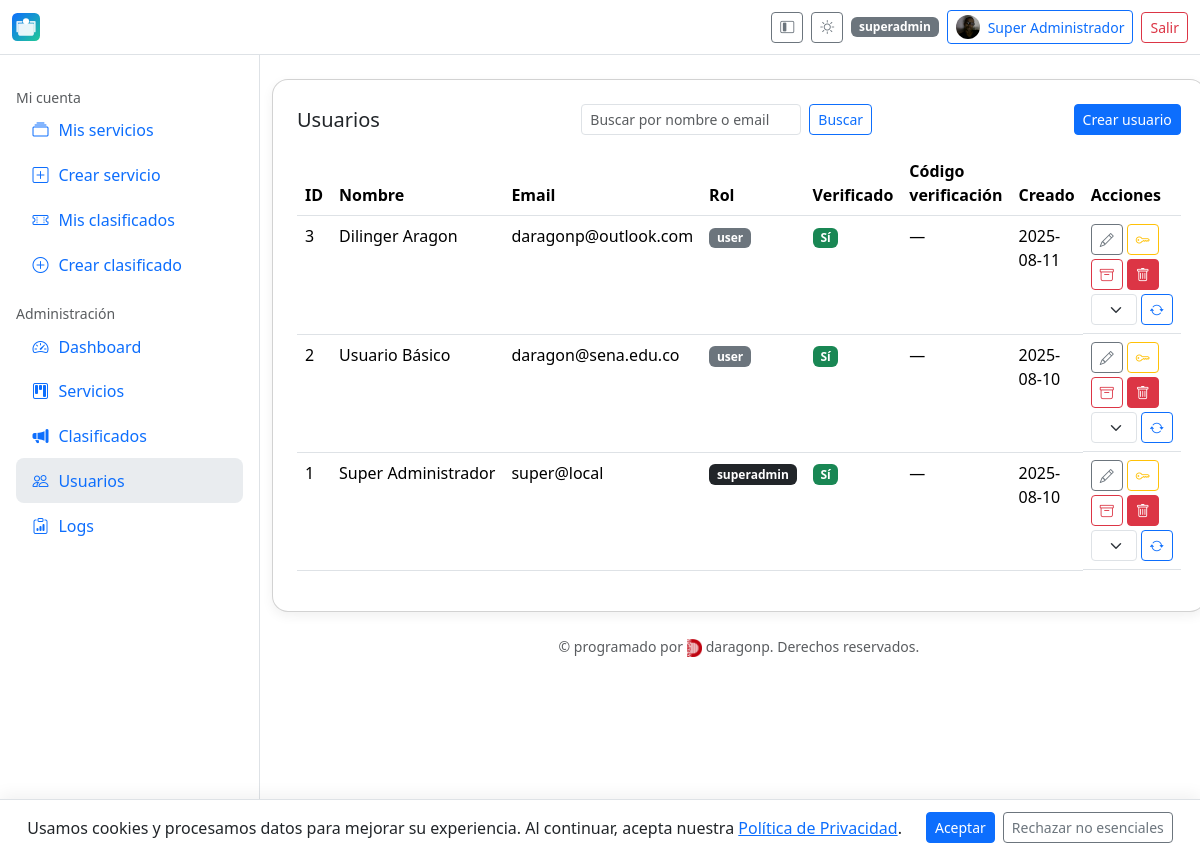
The app's page /admin/users (signed in) with its own data.
### app/models.py (models this page shows, shortened)
class User(db.Model, UserMixin):
    __tablename__ = "user"
    id = db.Column(db.Integer, primary_key=True)
    name = db.Column(db.String(150), nullable=False)
    email = db.Column(db.String(255), unique=True, index=True, nullable=False)
    phone = db.Column(db.String(50))
    address = db.Column(db.String(255))
    avatar_url = db.Column(db.String(500))
    password_hash = db.Column(db.String(255), nullable=False)
    role = db.Column(db.String(20), default="user")  # user | admin | superadmin
    is_verified = db.Column(db.Boolean, default=False)
    verification_code = db.Column(db.String(10))
    is_deleted = db.Column(db.Boolean, default=False)
    created_at = db.Column(db.DateTime, default=datetime.utcnow)
    services = db.relationship(
        "Service",
        backref="owner",
        lazy="dynamic",
        foreign_keys="Service.owner_id",
    )
    classifieds = db.relationship(
        "Classified",
        backref="owner",
        lazy="dynamic",
        foreign_keys="Classified.owner_id",
    )

### app/admin.py (the view)
@admin_bp.route("/users")
@login_required
def users():
    if not _require_admin():
        return ("Forbidden", 403)
    q = (request.args.get("q") or "").strip()
    base = User.query.filter(User.is_deleted == False)
    if _is_super():
        query = base
    else:
        query = base.filter(User.role == "user")
    if q:
        like = f"%{q}%"
        query = query.filter(or_(User.name.ilike(like), User.email.ilike(like)))
    items = query.order_by(User.created_at.desc()).limit(1000).all()
    return render_template("admin/users.html", items=items, q=q)

### app/admin.py (called while the page is built)
def _require_admin():
    return current_user.is_authenticated and current_user.role in ("admin", "superadmin")

@admin_bp.before_request
def _check_admin():
    if request.endpoint and request.endpoint.startswith("admin.") and not _require_admin():
        return ("Forbidden", 403)

def _is_super():
    return current_user.is_authenticated and current_user.role == "superadmin"

### app/templates/admin/users.html (shortened to what this page needs)
{% extends "base.html" %}
{% block content %}
<div class="card card-shadow p-4">
  <div class="d-flex flex-wrap justify-content-between align-items-center mb-3 gap-2">
    <h1 class="h5 m-0">Usuarios</h1>
    <form class="d-flex gap-2" role="search" method="get" action="{{ url_for('admin.users') }}">
      <input name="q" value="{{ q or '' }}" class="form-control form-control-sm" type="search" placeholder="Buscar por nombre o email">
      <button class="btn btn-sm btn-outline-primary" type="submit">Buscar</button>
    </form>
    <a href="{{ url_for('admin.create_user') }}" class="btn btn-primary btn-sm">Crear usuario</a>
  </div>
  <div class="table-responsive">
    <table class="table" id="dt_users">
      <thead>
        <tr>
          <th>ID</th>
          <th>Nombre</th>
          <th>Email</th>
          <th>Rol</th>
          <th>Verificado</th>
          <th>Código verificación</th>
          <th>Creado</th>
          <th>Acciones</th>
        </tr>
      </thead>
      <tbody>
      {% for u in items %}
        <tr>
          <td>{{ u.id }}</td>
          <td class="text-truncate" style="max-width:220px">{{ u.name }}</td>
          <td class="text-truncate" style="max-width:260px">{{ u.email }}</td>
          <td>
            <span class="badge text-bg-{% if u.role=='superadmin' %}dark{% elif u.role=='admin' %}primary{% else %}secondary{% endif %}">
              {{ u.role }}
            </span>
          </td>
          <td>
            {% if u.is_verified %}
              <span class="badge text-bg-success">Sí</span>
            {% else %}
              <span class="badge text-bg-warning">No</span>
            {% endif %}
          </td>
          <td>
            {% if u.is_verified %}
              —
            {% else %}
              <span class="font-monospace">{{ u.verification_code or '' }}</span>
            {% endif %}
          </td>
          <td>{{ u.created_at.strftime('%Y-%m-%d') if u.created_at else '' }}</td>
          <td class="d-flex flex-wrap gap-1">
            <a class="btn btn-sm btn-outline-secondary" href="{{ url_for('admin.edit_user', uid=u.id) }}" title="Editar">
              <i class="bi bi-pencil"></i>
            </a>
            <form method="post" action="{{ url_for('admin.reset_password', uid=u.id) }}">
              <button class="btn btn-sm btn-outline-warning" title="Reset password">
                <i class="bi bi-key"></i>
              </button>
            </form>
            <form method="post" action="{{ url_for('admin.softdelete_user', uid=u.id) }}" onsubmit="return confirmSoft(this)">
              <button class="btn btn-sm btn-outline-danger" title="Papelera">
                <i class="bi bi-archive"></i>
              </button>
            </form>
            {% if current_user.role == 'superadmin' %}
              <form method="post" action="{{ url_for('admin.harddelete_user', uid=u.id) }}" onsubmit="return confirmHard(this)">
                <button class="btn btn-sm btn-danger" title="Eliminar definitivamente">
                  <i class="bi bi-trash"></i>
                </button>
              </form>
              <form method="post" action="{{ url_for('admin.change_role', uid=u.id) }}" class="d-flex gap-1">
                <select name="role" class="form-select form-select-sm">
                  <option value="user" {% if u.role=='user' %}selected{% endif %}>user</option>
                  <option value="superadmin" {% if u.role=='superadmin' %}selected{% endif %}>superadmin</option>
                </select>
                <button class="btn btn-sm btn-outline-primary" title="Cambiar rol">
                  <i class="bi bi-arrow-repeat"></i>
                </button>
              </form>
            {% endif %}
          </td>
        </tr>
      {% endfor %}
      </tbody>
    </table>
  </div>
</div>
{% endblock %}

### app/templates/base.html (shortened to what this page needs)
{% set is_admin = (current_user.is_authenticated and current_user.role in ['admin','superadmin']) %}
<!doctype html>
<html lang="es">
<head>
  <link href="https://cdn.jsdelivr.net/npm/bootstrap@5.3.3/dist/css/bootstrap.min.css" rel="stylesheet">
  <link href="https://cdn.jsdelivr.net/npm/bootstrap-icons@1.11.3/font/bootstrap-icons.css" rel="stylesheet">
  <link href="https://cdn.datatables.net/2.0.8/css/dataTables.bootstrap5.css" rel="stylesheet">
  <link rel="stylesheet" href="{{ url_for('static', filename='css/style.css') }}">
</head>
<body class="bg-body">
<header class="navbar bg-body border-bottom sticky-top" id="appHeader">
  <div class="container-fluid">
    <a class="navbar-brand d-flex align-items-center gap-2" href="{{ url_for('main.index') }}">
      <img src="{{ APP_ICON_URL or url_for('static', filename='icon.svg') }}" alt="icon" style="width:28px;height:28px">
    </a>
    <div class="d-flex align-items-center gap-2">
      <button class="btn btn-sm btn-outline-secondary d-none d-lg-inline-flex" id="btnCollapse" title="Colapsar menú">
        <i class="bi bi-layout-sidebar-inset"></i>
      </button>
      <button class="btn btn-sm btn-outline-secondary" id="themeToggle" type="button" aria-label="Cambiar tema">
        <i class="bi bi-brightness-high" id="icon-sun" style="display:none"></i>
      </button>
      {% if current_user.is_authenticated %}
        <span class="badge text-bg-secondary d-none d-md-inline">{{ current_user.role }}</span>
        <a class="btn btn-sm btn-outline-primary d-flex align-items-center gap-2" href="{{ url_for('auth.profile') }}">
          {% if current_user.avatar_url %}
            <img src="{{ current_user.avatar_url }}" alt="avatar" class="rounded-circle" style="width:24px;height:24px;object-fit:cover;">
          {% else %}
            <i class="bi bi-person-circle"></i>
          {% endif %}
          <span class="d-none d-sm-inline">{{ current_user.name }}</span>
        </a>
        <a class="btn btn-sm btn-outline-danger" href="{{ url_for('auth.logout') }}">Salir</a>
      {% else %}
        <a class="btn btn-sm btn-outline-primary" href="{{ url_for('auth.login') }}">Ingresar</a>
        <a class="btn btn-sm btn-primary" href="{{ url_for('auth.register') }}">Registro</a>
      {% endif %}
    </div>
  </div>
</header>
<div class="layout" id="layout">
  <aside class="sidebar p-3" id="sidebar" aria-label="Menú lateral">
    <nav class="nav flex-column">
      {% if current_user.is_authenticated %}
        <div class="mt-3 text-body-secondary small text-label">Mi cuenta</div>
        <a class="nav-link {% if request.endpoint=='services.my_services' %}active{% endif %}" href="{{ url_for('services.my_services') }}">
          <span class="icon bi bi-collection"></span><span class="text-label">Mis servicios</span>
        </a>
        <a class="nav-link {% if request.endpoint=='services.create_service' %}active{% endif %}" href="{{ url_for('services.create_service') }}">
          <span class="icon bi bi-plus-square"></span><span class="text-label">Crear servicio</span>
        </a>
        <a class="nav-link {% if request.endpoint=='classifieds.mine' %}active{% endif %}" href="{{ url_for('classifieds.mine') }}">
          <span class="icon bi bi-ticket-perforated"></span><span class="text-label">Mis clasificados</span>
        </a>
        <a class="nav-link {% if request.endpoint=='classifieds.create' %}active{% endif %}" href="{{ url_for('classifieds.create') }}">
          <span class="icon bi bi-plus-circle"></span><span class="text-label">Crear clasificado</span>
        </a>
      {% endif %}
      {% if is_admin %}
        <div class="mt-3 text-body-secondary small text-label">Administración</div>
        <a class="nav-link {% if request.endpoint=='admin.dashboard' %}active{% endif %}" href="{{ url_for('admin.dashboard') }}">
          <span class="icon bi bi-speedometer2"></span><span class="text-label">Dashboard</span>
        </a>
        <a class="nav-link {% if request.endpoint=='admin.admin_services' %}active{% endif %}" href="{{ url_for('admin.admin_services') }}">
          <span class="icon bi bi-kanban"></span><span class="text-label">Servicios</span>
        </a>
        <a class="nav-link {% if request.endpoint=='admin.admin_classifieds' %}active{% endif %}" href="{{ url_for('admin.admin_classifieds') }}">
          <span class="icon bi bi-megaphone-fill"></span><span class="text-label">Clasificados</span>
        </a>
        <a class="nav-link {% if request.endpoint=='admin.users' %}active{% endif %}" href="{{ url_for('admin.users') }}">
          <span class="icon bi bi-people"></span><span class="text-label">Usuarios</span>
        </a>
        {% if current_user.role == 'superadmin' %}
          <a class="nav-link {% if request.endpoint=='admin.logs' %}active{% endif %}" href="{{ url_for('admin.logs') }}">
            <span class="icon bi bi-clipboard-data"></span><span class="text-label">Logs</span>
          </a>
        {% endif %}
      {% endif %}
    </nav>
  </aside>
  <main class="container-fluid py-4">
    {% block content %}{% endblock %}
    <footer class="text-center py-4 small text-body-secondary">
      &copy; {{ CURRENT_YEAR }} programado por
      <img src="{{ url_for('static', filename='logoda.png') }}" alt="daragonp" style="height:18px;vertical-align:middle;">
      daragonp. Derechos reservados.
    </footer>
  </main>
</div>
<div id="cookie-banner" class="cookie-banner d-none">
  <span>
    Usamos cookies y procesamos datos para mejorar su experiencia. Al continuar, acepta nuestra
    <a href="{{ url_for('main.privacy') }}" target="_blank" rel="noopener">Política de Privacidad</a>.
  </span>
  <div class="ms-3 d-flex gap-2">
    <button id="accept-cookies" class="btn btn-primary btn-sm">Aceptar</button>
    <button id="reject-cookies" class="btn btn-outline-secondary btn-sm">Rechazar no esenciales</button>
  </div>
</div>
</body>
</html>

### app/static/css/style.css (style rules this page uses)
.layout { display: grid; grid-template-columns: 260px 1fr; gap: 0; }
.sidebar { position: sticky; top: 0; height: 100vh; overflow: auto; border-right: 1px solid var(--bs-border-color); background: var(--bs-body-bg); }
.sidebar .nav-link { display:flex; align-items:center; gap:.5rem; padding:.65rem .9rem; border-radius:.5rem; }
.sidebar .nav-link.active { background: var(--bs-secondary-bg); }
.sidebar .icon { width: 1.2rem; text-align:center; }
.cookie-banner { position: fixed; bottom: 0; left: 0; width: 100%; z-index: 1080; display: flex; align-items: center; justify-content: center; gap: .5rem; padding: .75rem 1rem; background: var(--bs-body-bg); color: var(--bs-body-color); border-top: 1px solid var(--bs-border-color); box-shadow: 0 -4px 16px rgba(0,0,0,.06); }
.cookie-banner a { color: var(--bs-link-color); text-decoration: underline; }
.card-shadow { box-shadow: 0 10px 20px rgba(0,0,0,.05); border-radius:1rem; }
.text-truncate { white-space: nowrap; overflow: hidden; text-overflow: ellipsis; }

### app/templates/base.html (style rules this page uses)
.card-shadow { box-shadow: 0 0.25rem 0.75rem rgba(0,0,0,.06); }
.layout { display: grid; grid-template-columns: 260px 1fr; min-height: 100vh; }
.sidebar { border-right: 1px solid var(--bs-border-color); background: var(--bs-body-bg); }
.sidebar .nav-link { display: flex; align-items: center; gap:.5rem; border-radius:.5rem; }
.sidebar .nav-link .icon { width: 1.25rem; text-align:center; }
.cookie-banner { position: fixed; left: 0; right: 0; bottom: 0; z-index: 1080; background: var(--bs-body-bg); border-top: 1px solid var(--bs-border-color); padding: .75rem 1rem; display: flex; align-items: center; justify-content: center; }

### records on screen
User: role "superadmin", avatar_url (picture), name "Super Administrador", id "1", email "super@local", is_verified "Sí", created_at "2025-08-10"
User: id "3", name "Dilinger Aragon", email "daragonp@outlook.com", role "user", is_verified "Sí", created_at "2025-08-11"
User: id "2", name "Usuario Básico", email "daragon@sena.edu.co", role "user", is_verified "Sí", created_at "2025-08-10"
